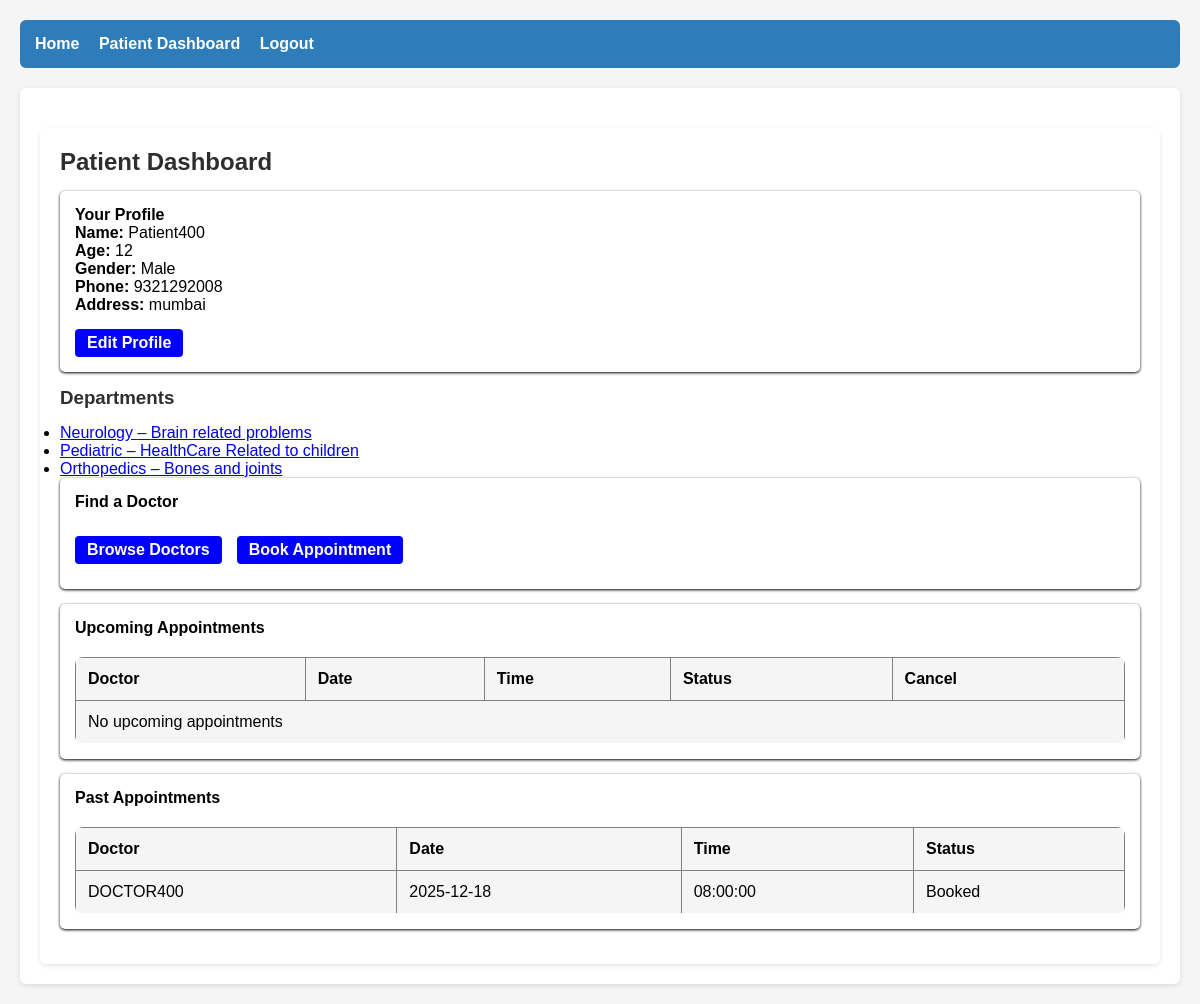
Page /patient/dashboard (signed in) on the committed database.
### app.py (models this page shows, shortened)
class User(db.Model):
    __tablename__ = 'users'
    id = db.Column(db.Integer,primary_key=True)
    name=db.Column(db.String(120), nullable=False)
    email=db.Column(db.String(120),unique=True, nullable=False)
    passwordwithhash=db.Column(db.String(255), nullable=False)
    role=db.Column(db.String(30), nullable=False)
    active=db.Column(db.Boolean, nullable=True,default=True)
    doctor=db.relationship('Doctor', backref='user',uselist=False)#user->doctor one to one relationship single object
    patient=db.relationship('Patient', backref='user',uselist=False)#user->Patient again a one to one a user can be a doctor or a patient
    @property
    def is_authenticated(self):
        return True

class Patient(db.Model):#This is the Patient Model it is in a one to one relationship with the user
    __tablename__ = 'patients'
    id = db.Column(db.Integer, primary_key=True)
    user_id = db.Column(db.Integer, db.ForeignKey('users.id'), nullable=False)
    age = db.Column(db.Integer)
    gender = db.Column(db.String(10))
    phone = db.Column(db.String(20))
    address = db.Column(db.String(255))
    appointments = db.relationship('Appointment', backref='patient', lazy=True)

class Department(db.Model):#This is the department model
    __tablename__='departments'
    id=db.Column(db.Integer,primary_key=True)
    name=db.Column(db.String(120), nullable=False)
    description=db.Column(db.String(255))
    doctors=db.relationship('Doctor',backref='department',lazy=True)

class Appointment(db.Model):#This model connects Patient and doctor its stores the date time status and has a one to one relationship with Treatment
    __tablename__ = 'appointments'
    id = db.Column(db.Integer, primary_key=True)
    patient_id = db.Column(db.Integer, db.ForeignKey('patients.id'), nullable=False)
    doctor_id = db.Column(db.Integer, db.ForeignKey('doctors.id'), nullable=False)
    date = db.Column(db.Date, nullable=False)
    time = db.Column(db.Time, nullable=False)
    status = db.Column(db.String(20), default='Booked')
    treatment = db.relationship('Treatment', backref='appointment', uselist=False)

### app.py (the view)
        @login_required
        def wrapper(*args, **kwargs):
            if current_user.role != role:
                abort(403)
            if not current_user.active:
                flash("Your account is deactivated/blacklisted.", "danger")#Ensures that user is logged in has the correct role and is active
                return redirect(url_for('login'))
            return fn(*args, **kwargs)

### app.py (called while the page is built)
@login_manager.user_loader
def load_user(user_id):
    return User.query.get(int(user_id))

def role_required(role):
    def decorator(fn):
        @login_required
        def wrapper(*args, **kwargs):
            if current_user.role != role:
                abort(403)
            if not current_user.active:
                flash("Your account is deactivated/blacklisted.", "danger")#Ensures that user is logged in has the correct role and is active
                return redirect(url_for('login'))
            return fn(*args, **kwargs)
        wrapper.__name__ = fn.__name__
        return wrapper
    return decorator

@app.route('/patient/dashboard')
@role_required('patient')
def patient_dashboard():
    pt = Patient.query.filter_by(user_id=current_user.id).first_or_404()
    today = date.today()
    upcoming = Appointment.query.filter(
        Appointment.patient_id == pt.id,
        Appointment.date >= today,
        Appointment.status == 'Booked'
    ).order_by(Appointment.date, Appointment.time).all()
    past = Appointment.query.filter(
        Appointment.patient_id == pt.id
    ).filter(
        (Appointment.date < today) | (Appointment.status != 'Booked')
    ).order_by(Appointment.date.desc(), Appointment.time.desc()).all()
    dept = Department.query.all()
    return render_template(
        'patient/dashboard.html',
        patient=pt,
        upcoming_appointments=upcoming,
        past_appointments=past,
        department=dept
    )

### templates/patient/dashboard.html
{% extends "base.html" %}
{% block content %}
<div class="container mt-4">
    <h2 class="mb-4">Patient Dashboard</h2>
    <div class="card mb-4">
        <div class="card-body">
            <h4>Your Profile</h4>
            <p><strong>Name:</strong> {{ patient.user.name }}</p>
            <p><strong>Age:</strong> {{ patient.age }}</p>
            <p><strong>Gender:</strong> {{ patient.gender }}</p>
            <p><strong>Phone:</strong> {{ patient.phone }}</p>
            <p><strong>Address:</strong> {{ patient.address }}</p>
            <a href="{{ url_for('patient_prof') }}" class="btn btn-primary">Edit Profile</a>
        </div>
    </div>
 <h3>Departments</h3>
<ul>
    {% for d in department %}
    <li>
        <a class="dept-link" href="{{ url_for('department_details', dept_id=d.id) }}"> {{ d.name }} – {{ d.description }}</a>
    </li>
    {% endfor %}
</ul>
    <div class="card mb-4">
        <div class="card-body">
            <h4>Find a Doctor</h4>
            <div class="button-row">
                <a href="{{ url_for('docforpatient') }}" class="btn btn-primary">Browse Doctors</a>
                <a href="{{ url_for('book_appointment') }}" class="btn btn-primary">Book Appointment</a>
            </div>
        </div>
    </div>
<div class="card mb-4">
        <div class="card-body">
            <h4>Upcoming Appointments</h4>
            <table class="table table-bordered table-striped mt-3">
                <thead class="table-light">
                    <tr>
                        <th>Doctor</th>
                        <th>Date</th>
                        <th>Time</th>
                        <th>Status</th>
                        <th>Cancel</th>
                    </tr>
                </thead>
                <tbody>
                    {% if upcoming_appointments %}
                        {% for appt in upcoming_appointments %}
                        <tr>
                            <td>{{ appt.doctor.user.name }}</td>
                            <td>{{ appt.date }}</td>
                            <td>{{ appt.time }}</td>
                            <td>{{ appt.status }}</td>
                            <td>
                                {% if appt.status != "Completed" %}
                                <form method="POST" action="{{ url_for('cancel_appointment', appointment_id=appt.id) }}">
                                    <button class="btn btn-danger btn-sm">Cancel</button>
                                </form>
                                {% else %}
                                    —
                                {% endif %}
                            </td>
                        </tr>
                        {% endfor %}
                    {% else %}
                        <tr><td colspan="5" class="text-center">No upcoming appointments</td></tr>
                    {% endif %}
                </tbody>
            </table>
        </div>
    </div>
    <div class="card mb-4">
        <div class="card-body">
            <h4>Past Appointments</h4>
            <table class="table table-bordered table-striped mt-3">
                <thead class="table-light">
                    <tr>
                        <th>Doctor</th>
                        <th>Date</th>
                        <th>Time</th>
                        <th>Status</th>
                    </tr>
                </thead>
                <tbody>
                    {% if past_appointments %}
                        {% for appt in past_appointments %}
                        <tr>
                            <td>{{ appt.doctor.user.name }}</td>
                            <td>{{ appt.date }}</td>
                            <td>{{ appt.time }}</td>
                            <td>{{ appt.status }}</td>
                        </tr>
                        {% endfor %}
                    {% else %}
                        <tr><td colspan="4" class="text-center">No past appointments</td></tr>
                    {% endif %}
                </tbody>
            </table>
        </div>
    </div>
</div>
{% endblock %}

### templates/base.html (shortened to what this page needs)
<!DOCTYPE html>
<html>
<head>
    <link rel="stylesheet" href="{{ url_for('static', filename='styles.css') }}">
</head>
<body>
    <div class="navbar">
        <a href="{{ url_for('index') }}">Home</a>
        {% if current_user.is_authenticated %}
            {%if current_user.role=='admin'%}
                <a href="{{url_for('admin_dashboard')}}">Admin Dashboard</a>
            {% elif current_user.role == 'doctor' %}
                <a href="{{url_for('doctor_dashboard')}}">Doctor Dashboard</a>
            {% elif current_user.role == 'patient' %}
                <a href="{{url_for('patient_dashboard')}}">Patient Dashboard</a>
            {% endif %}
        <a href="{{url_for('logout')}}">Logout</a>
        {% else %}
        <a href="{{ url_for('login') }}">Login</a>
        <a href="{{ url_for('register') }}">Register</a>
        {% endif %}
    </div>
    <div class="container">
        {% block content %}{% endblock %}
    </div>
</body>
</html>

### static/styles.css (style rules this page uses)
* { margin: 0; padding: 0; box-sizing: border-box; font-family: Arial, sans-serif; }
body { background: #f5f5f5; padding: 20px; }
.navbar { background: #2e7dba; padding: 15px; border-radius: 6px; margin-bottom: 20px; }
.navbar a { color: white; margin-right: 15px; text-decoration: none; font-weight: bold; }
.container { background: white; padding: 20px; border-radius: 6px; box-shadow: 0 2px 5px rgba(0,0,0,0.1); margin-top: 20px; }
h1, h2, h3 { margin-bottom: 15px; color: #2e2e2e; }
button, .btn { background: #2e7dba; color: white; padding: 10px 15px; border: none; margin-top: 15px; border-radius: 4px; cursor: pointer; }
table { width: 100%; border-collapse: collapse; margin-top: 15px; }
table th, table td { border: 1px solid grey; padding: 10px; }
table th { background: white; }
.card { background: white; padding: 15px; border-radius: 5px; box-shadow: 0 1px 3px black; margin-bottom: 15px; }
.button-row { display: flex; flex-wrap: wrap; gap: 15px; margin: 10px 0; }
.btn { display: inline-block; padding: 8px 16px; background-color: blue; color: white !important; border-radius: 5px; text-decoration: none; font-weight: bold; text-align: center; }
.table { width: 100%; border-collapse: collapse; margin-top: 20px; background: whitesmoke; border-radius: 8px; overflow: hidden; }
.table th { background: whitesmoke; padding: 12px; text-align: left; }
.table td { padding: 12px; border-bottom: 1px solid white; }
.btn { padding: 5px 12px; border-radius: 4px; color: white; text-decoration: none; }

### rows in the picture
User: user.name "Patient400"
Patient: age "12", gender "Male", phone "9321292008", address "mumbai"
Department: name "Neurology", description "Brain related problems"
Department: name "Pediatric", description "HealthCare Related to children"
Department: name "Orthopedics", description "Bones and joints"
Appointment: doctor.user.name "DOCTOR400", date "2025-12-18", time "08:00:00", status "Booked"
